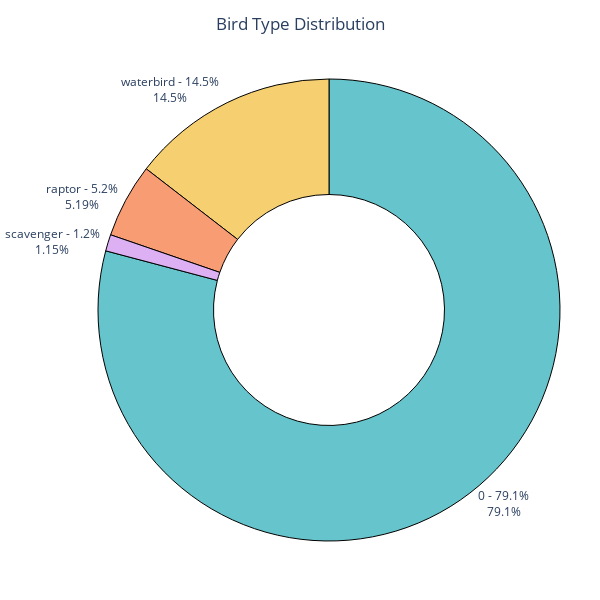

This figure's notebook cell:
### Markdown cell above
###  Bird Type Distribution

### Code cell
# Step 1: Count bird types
bird_type_count = birds_df['bird_type'].value_counts().reset_index()
bird_type_count.columns = ['bird_type', 'count']

# Step 2: Ensure correct type for concatenation
bird_type_count['bird_type'] = bird_type_count['bird_type'].astype(str)
bird_type_count['percentage'] = round((bird_type_count['count'] / bird_type_count['count'].sum()) * 100, 1)
bird_type_count['label'] = bird_type_count['bird_type'] + ' - ' + bird_type_count['percentage'].astype(str) + '%'

# Step 3: Donut chart
fig = px.pie(
    bird_type_count,
    names='label',
    values='count',
    hole=0.5,
    color_discrete_sequence=px.colors.qualitative.Pastel,
    title='Bird Type Distribution'
)

# Step 4: Improve size and text layout
fig.update_traces(
    textinfo='percent+label',
    textposition='inside',
    marker=dict(line=dict(color='white', width=2))
)
fig.update_traces(
    textposition='outside',
    marker_line_width=1,
    marker_line_color='black')
fig.update_layout(
    showlegend=False,
    width=600,
    height=600,  # Perfect square to avoid squishing
    margin=dict(t=60, b=40, l=40, r=40),
    title_x=0.5,
)

fig.show()

### Figure 1 — Plotly figure (JSON) as saved in the notebook; plotly's stock layout.template omitted (floating-point values rounded to 4 significant figures)
{"data": [{"domain": {"x": [0, 1], "y": [0, 1]}, "hole": 0.5, "hovertemplate": "label=%{label}<br>count=%{value}<extra></extra>", "labels": ["0 - 79.1%", "waterbird - 14.5%", "raptor - 5.2%", "scavenger - 1.2%"], "legendgroup": "", "marker": {"line": {"color": "black", "width": 1}}, "name": "", "showlegend": true, "textinfo": "percent+label", "textposition": "outside", "type": "pie", "values": [686, 126, 45, 10]}], "layout": {"height": 600, "legend": {"tracegroupgap": 0}, "margin": {"b": 40, "l": 40, "r": 40, "t": 60}, "piecolorway": ["rgb(102, 197, 204)", "rgb(246, 207, 113)", "rgb(248, 156, 116)", "rgb(220, 176, 242)", "rgb(135, 197, 95)", "rgb(158, 185, 243)", "rgb(254, 136, 177)", "rgb(201, 219, 116)", "rgb(139, 224, 164)", "rgb(180, 151, 231)", "rgb(179, 179, 179)"], "showlegend": false, "title": {"text": "Bird Type Distribution", "x": 0.5}, "width": 600}}
